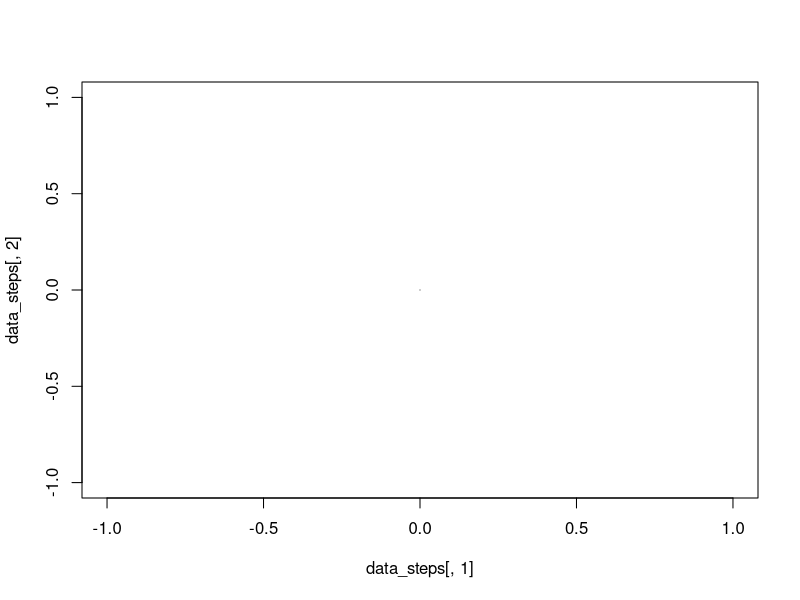

This figure's R source:
# Random walk 1

n_steps = 4

data_steps = matrix(0, ncol= 2, nrow = n_steps + 1)

step_length = 1

x_0 = 0
y_0 = 0

for( i in 1:n_steps){
  direction_i = rbinom(1,1,0.5)

  #Before step, set x_1 to x_0 and y_1 to y_0

  x_i = x_0; y_i = y_0
  #Horizontal
  if(direction_i == 0 ){
  
    x_i = x_i + sample(c(-1,1), 1)
  
  }

  if(direction_i == 1){
  
    y_i = y_i + sample(c(-1,1), 1)
  
  }
}


x_i
y_i

i = 1

data_steps[i+1, 1] = x_i
data_steps[i+1, 1] = y_i
plot(data_steps[,1], data_steps[,2], type = "l")
